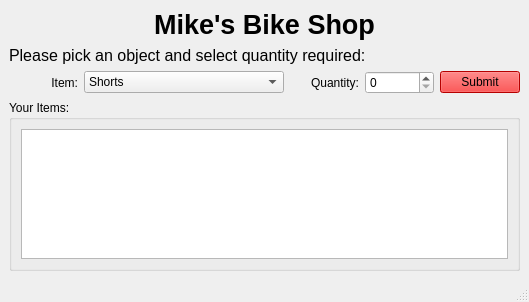
<?xml version="1.0" encoding="UTF-8"?>
<ui version="4.0">
 <class>MainWindow</class>
 <widget class="QMainWindow" name="MainWindow">
  <property name="geometry">
   <rect>
    <x>0</x>
    <y>0</y>
    <width>529</width>
    <height>302</height>
   </rect>
  </property>
  <property name="windowTitle">
   <string>MainWindow</string>
  </property>
  <widget class="QWidget" name="centralwidget">
   <layout class="QHBoxLayout" name="horizontalLayout_2">
    <item>
     <layout class="QGridLayout" name="gridLayout">
      <item row="1" column="0">
       <widget class="QLabel" name="label">
        <property name="font">
         <font>
          <pointsize>12</pointsize>
         </font>
        </property>
        <property name="text">
         <string>Please pick an object and select quantity required:</string>
        </property>
       </widget>
      </item>
      <item row="0" column="0">
       <widget class="QLabel" name="topLabel">
        <property name="font">
         <font>
          <pointsize>20</pointsize>
          <weight>75</weight>
          <bold>true</bold>
         </font>
        </property>
        <property name="text">
         <string>Mike's Bike Shop</string>
        </property>
        <property name="alignment">
         <set>Qt::AlignCenter</set>
        </property>
       </widget>
      </item>
      <item row="2" column="0">
       <layout class="QHBoxLayout" name="horizontalLayout">
        <item>
         <widget class="QLabel" name="label_2">
          <property name="text">
           <string>Item:</string>
          </property>
          <property name="alignment">
           <set>Qt::AlignRight|Qt::AlignTrailing|Qt::AlignVCenter</set>
          </property>
         </widget>
        </item>
        <item>
         <widget class="QComboBox" name="cb_item">
          <property name="minimumSize">
           <size>
            <width>200</width>
            <height>0</height>
           </size>
          </property>
          <item>
           <property name="text">
            <string>Shorts</string>
           </property>
          </item>
          <item>
           <property name="text">
            <string>Jersey</string>
           </property>
          </item>
          <item>
           <property name="text">
            <string>Helmet</string>
           </property>
          </item>
          <item>
           <property name="text">
            <string>Lights</string>
           </property>
          </item>
          <item>
           <property name="text">
            <string>Pedals</string>
           </property>
          </item>
         </widget>
        </item>
        <item>
         <widget class="QLabel" name="label_3">
          <property name="text">
           <string>Quantity:</string>
          </property>
          <property name="alignment">
           <set>Qt::AlignRight|Qt::AlignTrailing|Qt::AlignVCenter</set>
          </property>
         </widget>
        </item>
        <item>
         <widget class="QSpinBox" name="sb_quantity"/>
        </item>
        <item>
         <widget class="QPushButton" name="btn_submit">
          <property name="styleSheet">
           <string notr="true">background-color: rgb(255, 0, 0);</string>
          </property>
          <property name="text">
           <string>Submit</string>
          </property>
         </widget>
        </item>
       </layout>
      </item>
      <item row="3" column="0">
       <widget class="QGroupBox" name="groupBox">
        <property name="title">
         <string>Your Items:</string>
        </property>
        <layout class="QVBoxLayout" name="verticalLayout_3">
         <item>
          <layout class="QVBoxLayout" name="verticalLayout_2">
           <item>
            <widget class="QTextEdit" name="tb_basket"/>
           </item>
          </layout>
         </item>
        </layout>
       </widget>
      </item>
     </layout>
    </item>
   </layout>
  </widget>
  <widget class="QMenuBar" name="menubar">
   <property name="geometry">
    <rect>
     <x>0</x>
     <y>0</y>
     <width>529</width>
     <height>21</height>
    </rect>
   </property>
  </widget>
  <widget class="QStatusBar" name="statusbar"/>
 </widget>
 <resources/>
 <connections/>
</ui>
